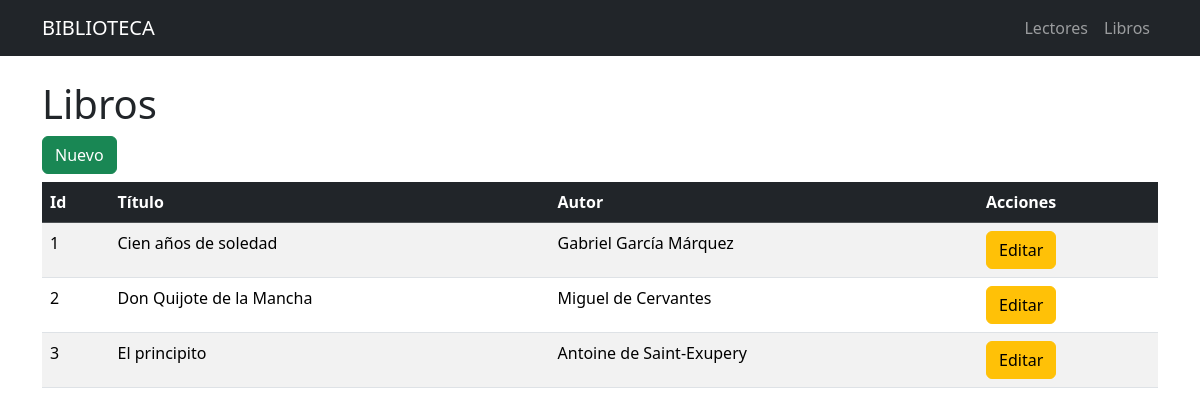
/libros, run on an earlier commit of the app's database.
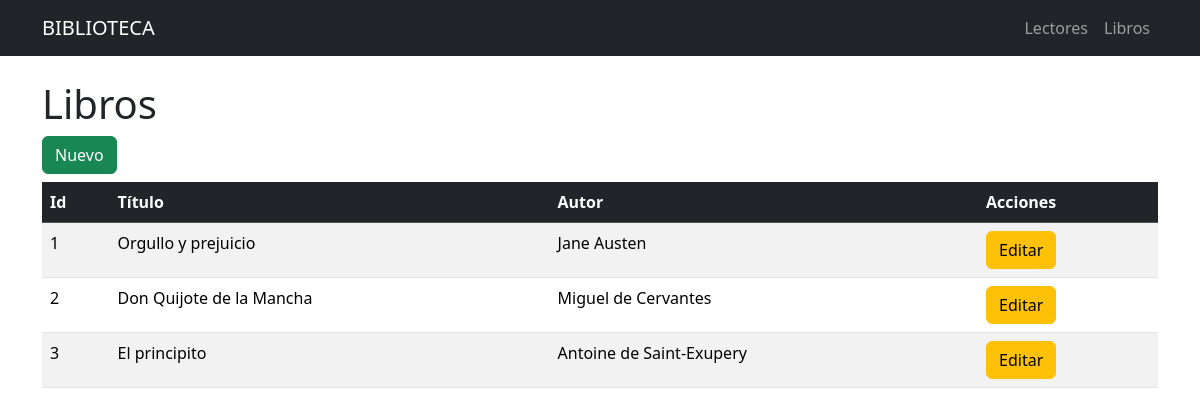
And on a later commit of the database.
### tables this page shows
CREATE TABLE libros(
        id INTEGER PRIMARY KEY,
        titulo TEXT NOT NULL,
        autor TEXT NOT NULL
    );

### app.py (the view)
@app.route("/libros")
def libros():
    conn = get_db_connection()
    libros = conn.execute(
        "SELECT * FROM libros"
    ).fetchall()
    conn.close()
    return render_template("libros.html", libros=libros)

### app.py (called while the page is built)
def get_db_connection():
    conn = sqlite3.connect("biblioteca.db")
    conn.row_factory = sqlite3.Row
    return conn

### templates/libros.html
{% extends "base.html" %}
{% block content %}
<h1>Libros</h1>
<a href="{{ url_for('nuevo_libro') }}" class="btn btn-success mb-2">
    Nuevo
</a>
<table class="table table-striped table-hover">
    <thead class="table-dark">
        <tr>
            <th>Id</th>
            <th>Título</th>
            <th>Autor</th>
            <th>Acciones</th>
        </tr>
    </thead>
    <tbody>
        {% for libro in libros %}
        <tr>
            <td>{{ libro.id }}</td>
            <td>{{ libro.titulo }}</td>
            <td>{{ libro.autor }}</td>
            <td>
                <a href="{{ url_for('editar_libro', id=libro.id) }}"
                   class="btn btn-warning">
                    Editar
                </a>
            </td>
        </tr>
        {% endfor %}
    </tbody>
</table>
{% endblock %}

### templates/base.html (shortened to what this page needs)
<!doctype html>
<html lang="es">
<head>
    <link href="https://cdn.jsdelivr.net/npm/bootstrap@5.3.8/dist/css/bootstrap.min.css"
          rel="stylesheet">
</head>
<body>
<nav class="navbar navbar-expand-lg navbar-dark bg-dark">
    <div class="container">
        <a class="navbar-brand" href="#">
            BIBLIOTECA
        </a>
        <div class="navbar-nav">
            <a class="nav-link" href="{{ url_for('lectores') }}">
                Lectores
            </a>
            <a class="nav-link" href="{{ url_for('libros') }}">
                Libros
            </a>
        </div>
    </div>
</nav>
<div class="container mt-4">
    {% block content %}
    {% endblock %}
</div>
</body>
</html>

What changed in the data, as far as the page shows it:
changed libros id 1: titulo "Cien años de soledad" → "Orgullo y prejuicio"; autor "Gabriel García Márquez" → "Jane Austen"
